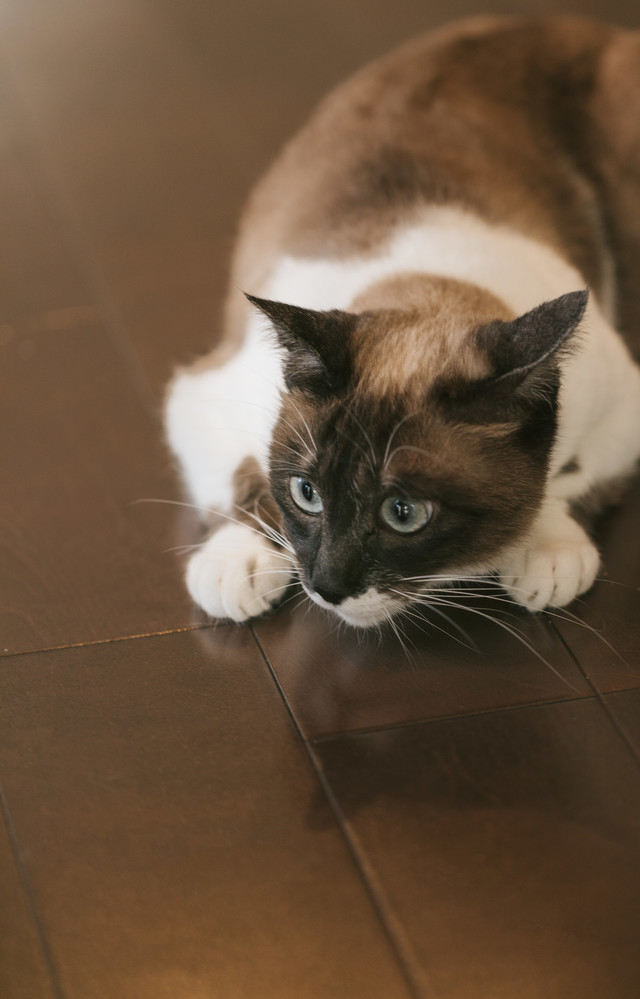
#> input picture code/docker/data/Cat9V9A8958_TP_V1.jpg, 640 x 999 px, found by its file name
$ jupyter execute --allow-errors python-image-process2-2.ipynb   (shell and % lines are left out)
#> lines starting #> are read from the running program, lines starting #| are printed output that depends on the picture; after the words box and inside, x2 and y2 are one past the last pixel; in counts of white or black regions, pixels touching at a corner belong together
# Image Edge

[cell 1]
from numpy import *
from PIL import *
from PIL import Image
from scipy.ndimage import filters


def compute_harris_response(im, sigma=3):
    """
    Gray Scale Image for each pixcel

    Define the Harris edge detect response function
    """
    imx = zeros(im.shape)
    filters.gaussian_filter(im, (sigma, sigma), (0, 1), imx)
    imy = zeros(im.shape)
    filters.gaussian_filter(im, (sigma, sigma), (1, 0), imy)

    Wxx = filters.gaussian_filter(imx * imx, sigma)
    Wxy = filters.gaussian_filter(imx * imy, sigma)
    Wyy = filters.gaussian_filter(imy * imy, sigma)

    Wdet = Wxx * Wyy - Wxy**2
    Wtr = Wxx + Wyy

    return Wdet / Wtr

Get Harri Points

[cell 2]
def get_harris_points(harrisim, min_dist=10, threshould=0.1):
    coner_threshould = harrisim.max() * threshould
    harrim_t = (harrisim > coner_threshould) * 1

    coords = array(harrim_t.nonzero()).T

    candidate_values = [harrim_t[c[0], c[1]] for c in coords]

    index = argsort(candidate_values)

    allowed_locations = zeros(harrisim.shape)
    allowed_locations[min_dist:-min_dist, min_dist:-min_dist] = 1

    filtered_coords = []
    for i in index:
        if allowed_locations[coords[i,0], coords[i,1]] == 1:
            filtered_coords.append(coords[i])
            allowed_locations[(coords[i,0] - min_dist):(coords[i,0] + min_dist)
                             ,(coords[i,1] - min_dist):(coords[i,1] + min_dist)]
    return filtered_coords

Show Image

[cell 3]
from matplotlib.pyplot import imshow
from pylab import *


def plot_harris_points(image, filtered_coords):
    figure()
    gray()
    imshow(image)
    plot([p[1] for p in filtered_coords], [p[0] for p in filtered_coords], "*")
    axis("off")
    show()

[cell 4]
im = array(Image.open("./data/Cat9V9A8958_TP_V1.jpg").convert("L"))
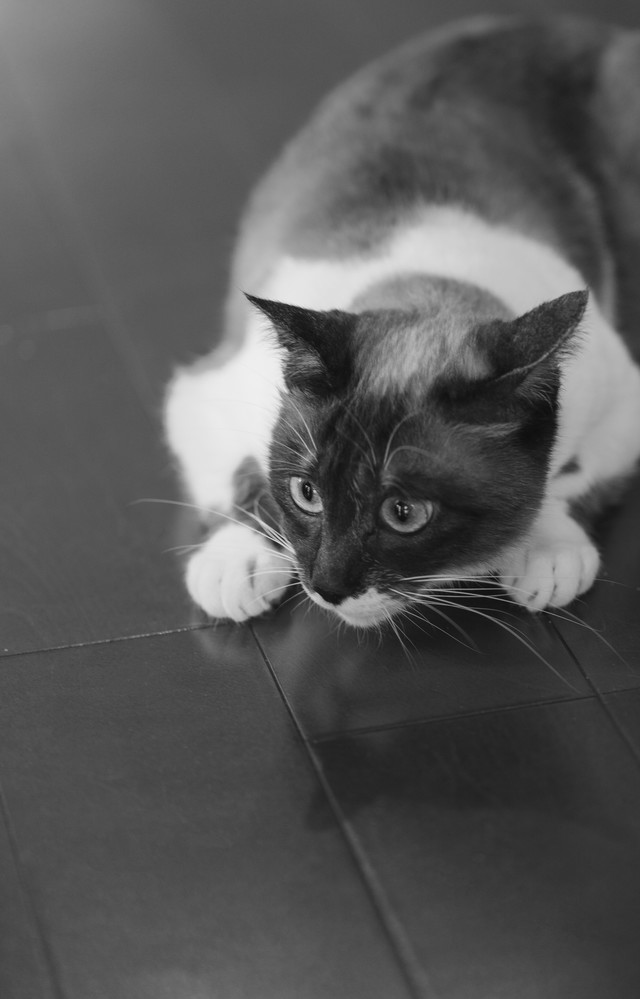
#> im: shape (999, 640); min 4, max 241, mean 88.2
harrsim = compute_harris_response(im)
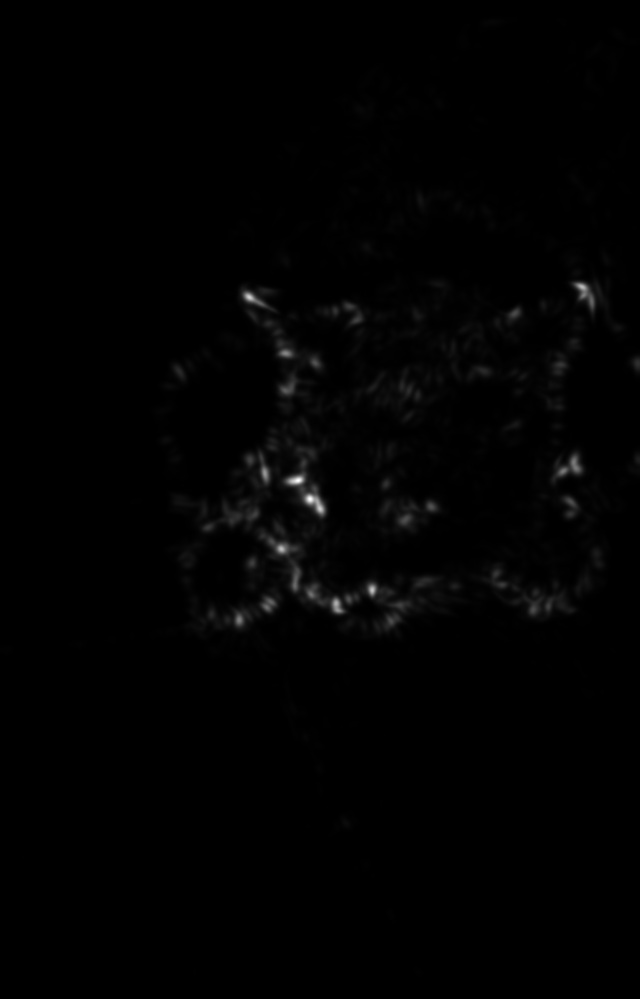
#> harrsim: shape (999, 640) float64; min 3.56e-05, max 23.46, mean 0.2; drawn with min black and max white
filtered_coords = get_harris_points(harrsim, 6)
#> in get_harris_points, `coner_threshould = harrisim.max() * threshould`: coner_threshould = 2.35
#> in get_harris_points, `harrim_t = (harrisim > coner_threshould) * 1`:
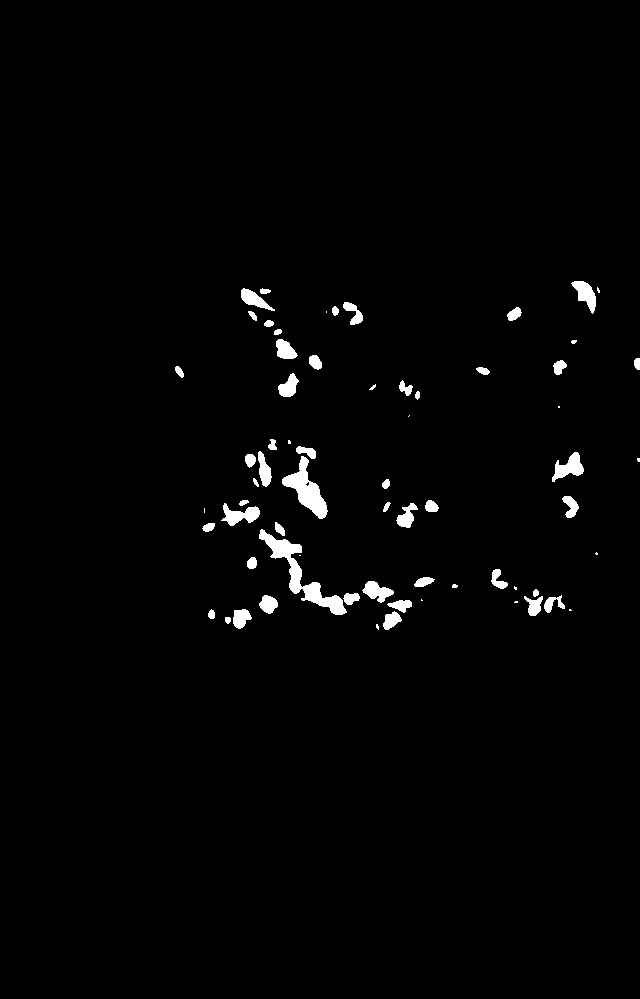
#> harrim_t: shape (999, 640) int64; values 0 (black) and 1 (white), 1.6% white; 66 white regions (15 under 20 px), largest, box (x1, y1, x2, y2) and area: (259, 529, 347, 615) 1615, (282, 456, 328, 519) 1131, (552, 452, 584, 482) 477
#> in get_harris_points, `coords = array(harrim_t.nonzero()).T`: coords = 10409 pairs, first value 281 to 629, second value 175 to 639
#> in get_harris_points, `candidate_values = [harrim_t[c[0], c[1]] for c in coords]`: candidate_values = 10409 values from 1 to 1
#> in get_harris_points, `index = argsort(candidate_values)`: index = 10409 values, max 10408 at index 10408, min 0 at index 0, mean 5204
#> the loop in get_harris_points, `for i in index:` made 10409 passes
#> i on passes 2 to 4: 6933, 6934, 6935
#> after the loop in get_harris_points, `for i in index:`: filtered_coords = 10336 pairs, first value 281 to 629, second value 175 to 599
plot_harris_points(im, filtered_coords)
#> in plot_harris_points, `show()`:
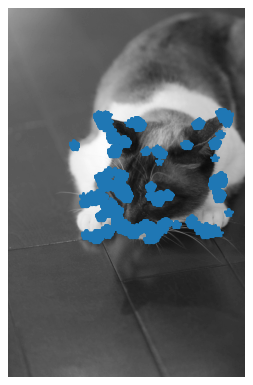
#> figure drawn by matplotlib, 1 panel

[cell 5]
def get_descriptors(image, filtered_coords, wid=5):
    desc = []
    for coords in filtered_coords:
        patch = image[coords[0] - wid:coords[0]+ wid + 1,
                      coords[1] - wid:coords[1] + wid + 1].flatten()
        desc.append(patch)
    return desc

# [16 lines left out: function match, not called in this run]

[cell 6]
# [35 lines left out: functions match_twosided, appendimages, plot_matches, not called in this run]

[cell 7]
wid = 5
im1 = array(Image.open("./data/Cat9V9A8958_TP_V1.jpg").convert("L"))
harrisim = compute_harris_response(im1, 5)
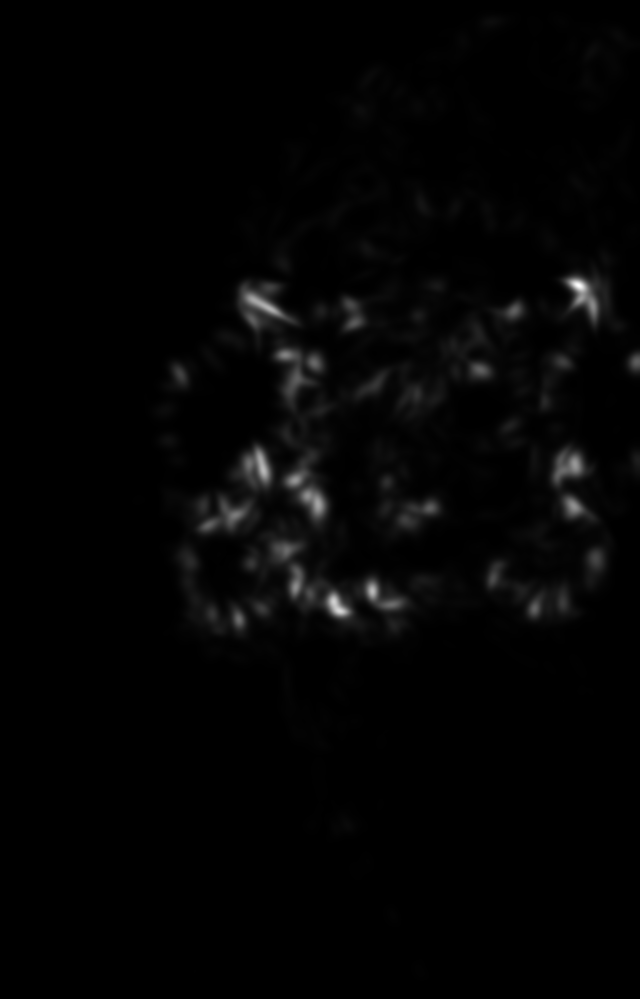
#> harrisim: shape (999, 640) float64; min 1.54e-05, max 8.34, mean 0.133; drawn with min black and max white
filtered_coords1 = get_harris_points(harrsim, wid+1)
#> the loop in get_harris_points (call 2), `for i in index:` made 10409 passes
#> filtered_coords1 has the same summary as filtered_coords in get_harris_points
d1 = get_descriptors(im1, filtered_coords1, wid)
#> the loop in get_descriptors, `for coords in filtered_coords:` made 10336 passes
#> coords on passes 1 to 3: [281, 574], [557, 277], [557, 278]
#> after the loop in get_descriptors, `for coords in filtered_coords:`: desc = 10336 items
#> d1 = 10336 items

#> (the rest of this cell did not finish here and is left out)

[cell 8]
figure()
gray()
#> (the rest of this cell did not finish here and is left out)

# Shift

[cell 9]
import os

def process_image(imagename, resultname, params="--edge-thresh 10 --peak-thresh 5"):
    if imagename[-3:] != "pgm":
        im = Image.open(imagename).convert("L")
        im.save("tmp.pgm")
        imagename = "tmp.pgm"

    cmd = str("sift " + imagename + " --output=" + resultname + " " + params)
    os.system(cmd)
    print("processed " + imagename + " to " + resultname)

#> (the rest of this cell did not finish here and is left out)

[cell 10]
def read_features_from_file(filename):
    f = loadtxt(filename)
    return f[:,:4], f[:,4:]

[cell 11]
def write_features_to_file(filename, locs, desc):
    savetxt(filename, hstack((locs, desc)))

[cell 12]
# [13 lines left out: function plot_features, not called in this run]

[cell 13]
imname = "./data/cat9V9A8973_TP_V1.jpg"
#> imname = './data/cat9V9A8973_TP_V1.jpg'

#> (the rest of this cell did not finish here and is left out)
